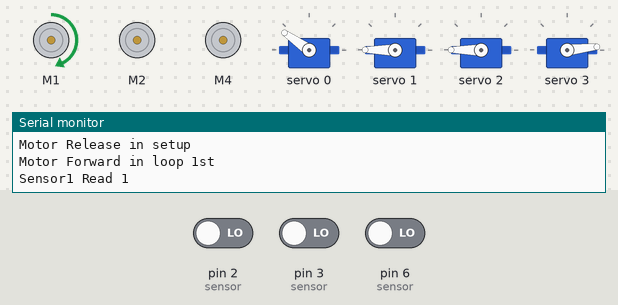
Recording of a sketch running on a simulated Arduino Uno, built with avr-gcc and run on an emulated ATmega328P. Parts: 3 × DC motor (green arrow = forward, orange = backward, longer = faster), 4 × servo, the last lines printed to the serial monitor. The test bench sets the inputs (shaded band); at power-on: pin 6 (sensor) LOW, pin 2 (sensor) LOW, pin 3 (sensor) LOW.

Above: at 4.2 s.
4.3 s: pin 6 (sensor) driven HIGH
At 7.3 s:
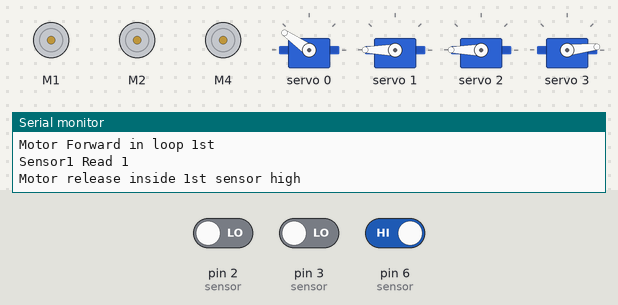
At 13.02 s:
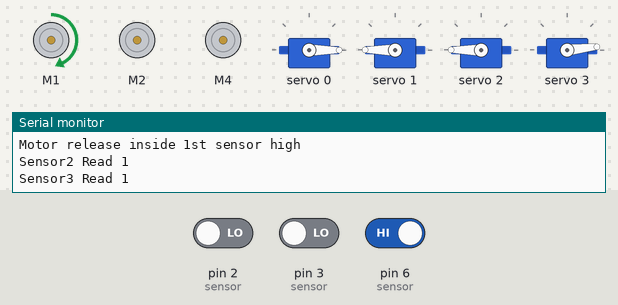
Timing chart, 0 to 35.2 s (numbered marks = the images above; inputs shaded):
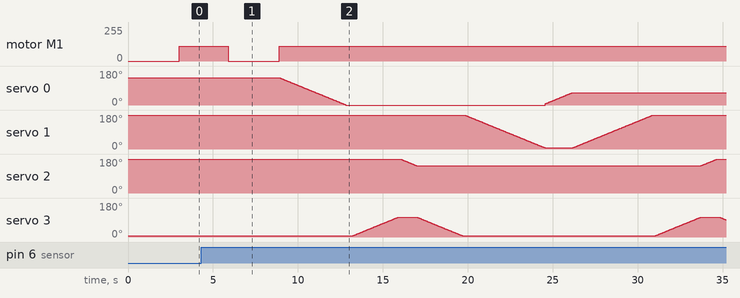

The sketch:

final_code.ino
```cpp
#include <AFMotor.h>
// #include <Servo.h>
// #include <Wire.h>
#include <Adafruit_PWMServoDriver.h>

Adafruit_PWMServoDriver srituhobby = Adafruit_PWMServoDriver();

#define servo1 0
#define servo2 1
#define servo3 2
#define servo4 3

// DC motor on M1 M2
AF_DCMotor motor1(1);
AF_DCMotor motor2(2);
AF_DCMotor motor3(4);

// Servo motor for piston
// Servo pistonServo;

void setup() {
  Serial.begin(9600);  // Set up Serial library at 9600 bps
  Serial.println("******WELCOME******");

  // Set pins 2 and 8 as INPUT for sensors
  pinMode(2, INPUT);
  pinMode(3, INPUT);
  pinMode(6, INPUT);

  // Initialize servo motor
  // pistonServo.attach(9);
  // pistonServo.write(0);
  // pistonServo.write(-5);

  // Initialize motors
  Serial.println("Motor Release in setup");
  motor1.setSpeed(110);  // Set speed for motor 1
  motor1.run(RELEASE);   // Stop motor 1

  motor2.setSpeed(50);  // Set speed for motor 2
  motor2.run(RELEASE);  // Stop motor 2

  motor3.setSpeed(140);  // Set speed for motor 3
  motor3.run(RELEASE);


  // Serial.begin(9600);
  srituhobby.begin();
  srituhobby.setPWMFreq(60);
  srituhobby.setPWM(servo1, 0, 500);  //max 600 left        min 150 right
  srituhobby.setPWM(servo2, 0, 600);  //max 600 down        min 150 up
  srituhobby.setPWM(servo3, 0, 600);  //max 600 up          min  450 down
  srituhobby.setPWM(servo4, 0, 150);  //max 600 open        min 150 close
  delay(3000);
}

void loop() {
  // Run motors forward
  Serial.println("Motor Forward in loop 1st");
  motor1.run(FORWARD);
  // motor2.run(FORWARD);
  // delay(1000);

  // Read sensors
  int x = !digitalRead(2);  // Read sensor connected to pin 2
  Serial.println("Sensor1 Read " + String(x));

  if (x == HIGH) {
    delay(2900);  // Wait for 1.5 seconds
    Serial.println("Motor release inside 1st sensor high");
    motor1.run(RELEASE);
    // motor2.run(RELEASE);
    // Stop motor 2
    // motor2.run(RELEASE);
    delay(3000);


    // Read sensors2
    int z = digitalRead(6);  // Read sensor connected to pin 2
    Serial.println("Sensor2 Read " + String(z));

    if (x == HIGH && z == LOW) {
      Serial.println("Transfering bottle." + String(2));

      // Move the filled bottle to conveyor belt 2
      // for (int i = 0; i <= 360; i++) {  // Servo movement range
      //   pistonServo.write(i);
      //   delay(10);  // Servo movement speed
      // }
      // delay(3000);
      // pistonServo.write(0);  // Reset piston position
      // delay(3000);


      motor3.run(BACKWARD);
      delay(900);
      motor3.run(FORWARD);
      delay(1500);
      motor3.run(RELEASE);
      delay(950);
      motor3.run(BACKWARD);
      delay(500);
      motor3.run(FORWARD);
      delay(1500);
      motor3.run(RELEASE);
      delay(900);


      motor2.run(FORWARD);
      delay(3200);
      motor2.run(RELEASE);


    } else if (x == HIGH && z == HIGH) {
      motor1.run(FORWARD);
    }
    // Read Third sensor
    int y = !digitalRead(3);  // Read sensor connected to pin 8
    Serial.println("Sensor3 Read " + String(y));

    if (y == HIGH) {
      // delay(3000);
      // motor1.run(FORWARD); // Run motor 1 forward
      // motor2.setSpeed(30);
      // Run motor 2 forward
      // motor1.run(RELEASE);
      // motor2.setSpeed(0);
      motor2.run(RELEASE);

      // motor2.run(FORWARD);
      // motor1.run(FORWARD);
      // delay(5000);
      // motor2.run(RELEASE);

      //Starting
      //turn to place
      for (int S1value = 500; S1value >= 100; S1value--) {
        srituhobby.setPWM(servo1, 0, S1value);
        delay(10);
      }

      //open the clip
      for (int S4value = 150; S4value <= 400; S4value++) {
        srituhobby.setPWM(servo4, 0, S4value);
        delay(10);
      }

      //move foward
      for (int S3value = 600; S3value >= 500; S3value--) {
        srituhobby.setPWM(servo3, 0, S3value);
        delay(10);
      }

      //close the clip after grep
      for (int S4value = 400; S4value >= 150; S4value--) {
        srituhobby.setPWM(servo4, 0, S4value);
        delay(10);
      }

      //lift up the item
      for (int S2value = 600; S2value >= 150; S2value--) {
        srituhobby.setPWM(servo2, 0, S2value);
        delay(10);
      }
      //move to place the item
      for (int S1value = 150; S1value <= 300; S1value++) {
        srituhobby.setPWM(servo1, 0, S1value);
        delay(10);
      }
      //lift down the item
      for (int S2value = 150; S2value <= 600; S2value++) {
        srituhobby.setPWM(servo2, 0, S2value);
        delay(10);
      }

      //drop the item
      for (int S4value = 150; S4value <= 400; S4value++) {
        srituhobby.setPWM(servo4, 0, S4value);
        delay(10);
      }

      //return to normal position
      for (int S3value = 500; S3value <= 600; S3value++) {
        srituhobby.setPWM(servo3, 0, S3value);
        delay(10);
      }

      //close the clip
      for (int S4value = 400; S4value >= 150; S4value--) {
        srituhobby.setPWM(servo4, 0, S4value);
        delay(10);
      }

      //return to the starting place
      for (int S1value = 150; S1value <= 600; S1value++) {
        srituhobby.setPWM(servo1, 0, S1value);
        delay(10);
      }
    }

  } else if (x == LOW) {
    // Serial.println("Motor run in else");
    // motor1.setSpeed(200); // Set speed for motor 1
    // motor2.setSpeed(200); // Set speed for motor 2
    motor1.run(FORWARD);  // Run motor 1 forward
    // motor2.run(FORWARD);
    // motor2.run(FORWARD); // Run motor 2 forward
  }
}
```

Measured:
- after the input at 4.3 s, motor M2: stays stopped (without the input it goes to forward 50/255 after 10.9 s); motor M4: stops changing and stays stopped
